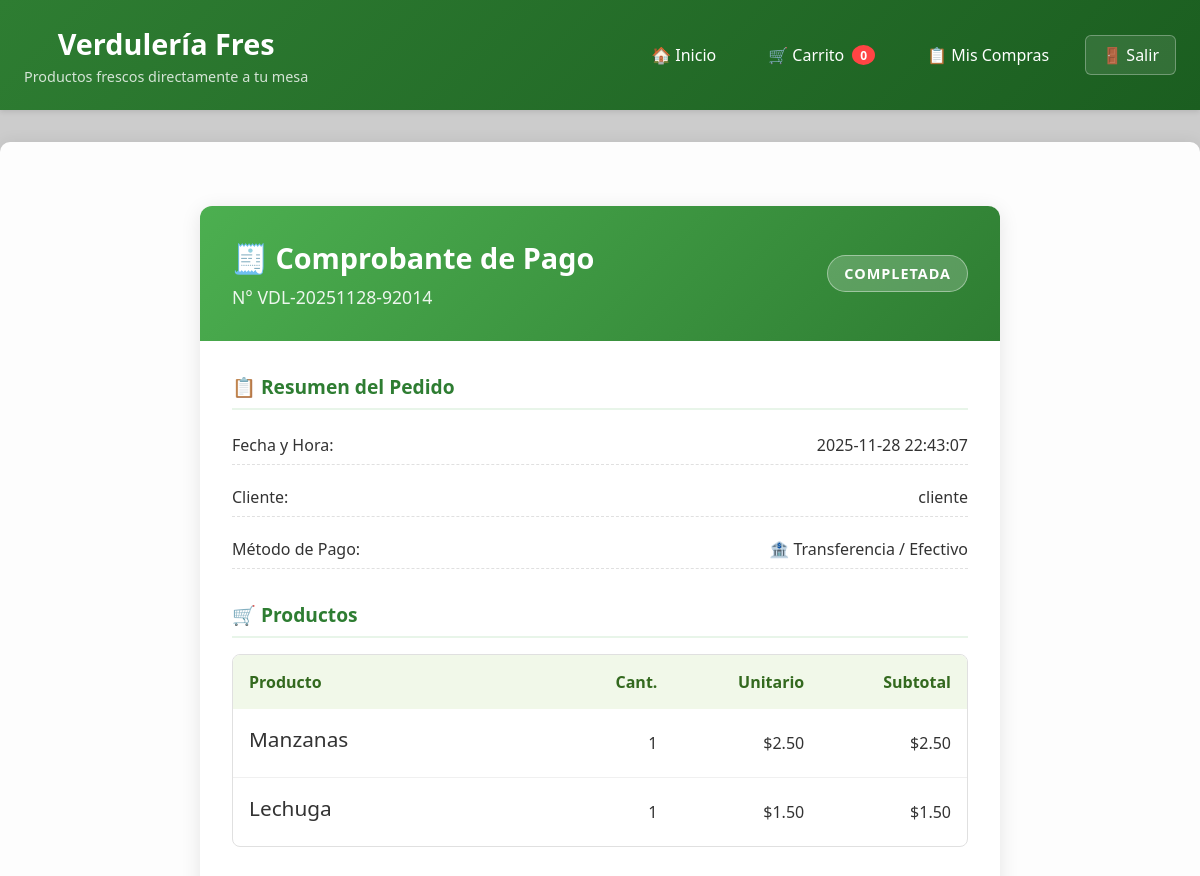
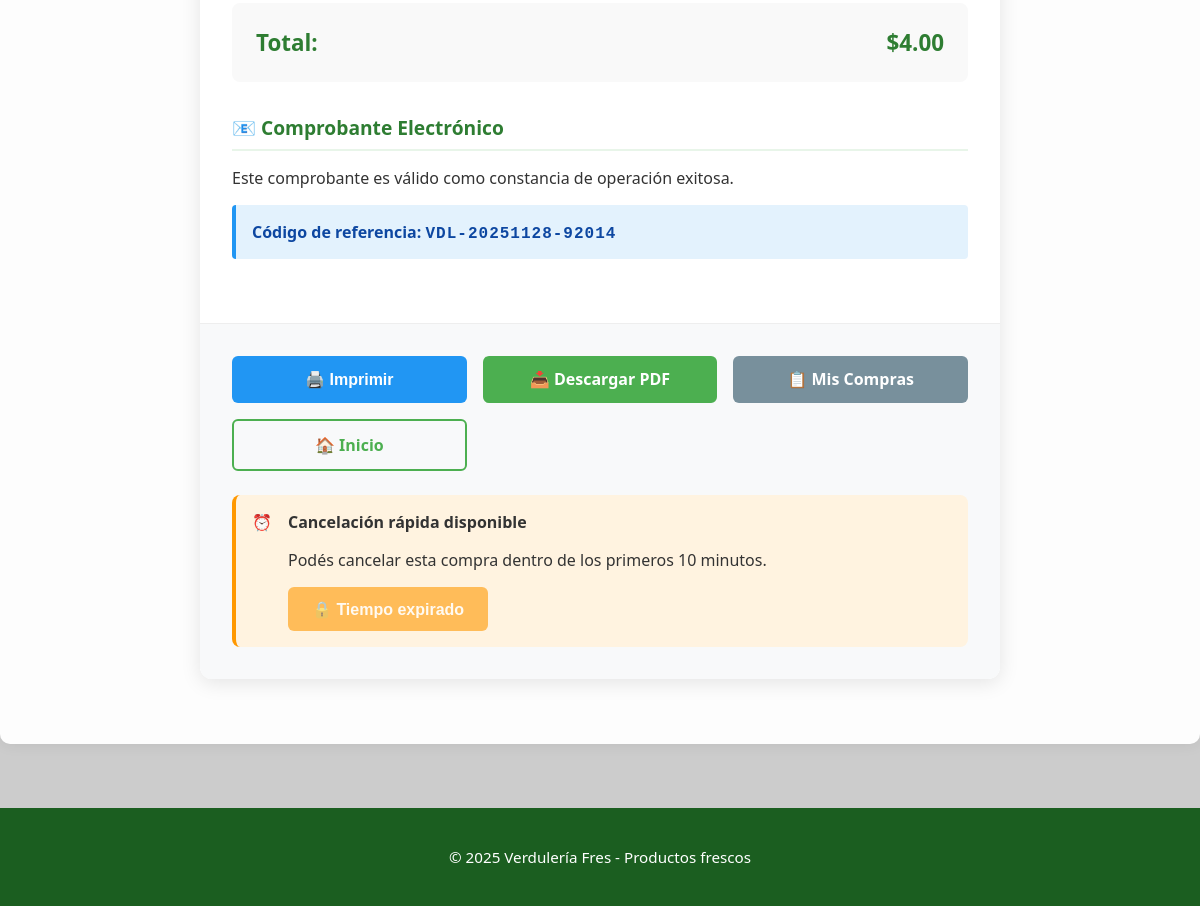
Page /comprobante/VDL-20251128-92014 (signed in) on the committed database (2 pictures, top to bottom).
### tables this page shows
CREATE TABLE ventas (
            id INTEGER PRIMARY KEY AUTOINCREMENT,
            usuario_id INTEGER,
            total REAL,
            fecha DATETIME,
            estado TEXT,
            numero_pedido TEXT,
            tipo_tarjeta TEXT,
            ultimos_4 TEXT
        );

CREATE TABLE usuarios (
            id INTEGER PRIMARY KEY AUTOINCREMENT,
            username TEXT UNIQUE NOT NULL,
            password TEXT NOT NULL,
            rol_id INTEGER NOT NULL,
            email TEXT,
            FOREIGN KEY (rol_id) REFERENCES roles (id)
        );

CREATE TABLE venta_items (
            id INTEGER PRIMARY KEY AUTOINCREMENT,
            venta_id INTEGER,
            producto_id INTEGER,
            cantidad INTEGER,
            precio_unitario REAL,
            FOREIGN KEY(venta_id) REFERENCES ventas(id)
        );

CREATE TABLE productos (
            id INTEGER PRIMARY KEY AUTOINCREMENT,
            nombre TEXT NOT NULL,
            descripcion TEXT,
            precio REAL NOT NULL,
            stock INTEGER NOT NULL DEFAULT 0,
            categoria TEXT,
            imagen_url TEXT,  -- <--- CAMPO NUEVO PARA FOTOS
            vendedor_id INTEGER,
            activo BOOLEAN DEFAULT 1,
            FOREIGN KEY (vendedor_id) REFERENCES usuarios (id)
        );

### app.py (the view)
@app.route("/comprobante/<numero_pedido>")
@login_required
@rol_requerido("cliente")
def comprobante_pago(numero_pedido):
    conn = get_db_connection()
    venta = conn.execute("SELECT * FROM ventas WHERE numero_pedido=? AND usuario_id=?", (numero_pedido, current_user.id)).fetchone()
    if not venta: return redirect(url_for("mis_compras"))
    items = conn.execute("SELECT p.nombre, vi.cantidad, vi.precio_unitario FROM venta_items vi JOIN productos p ON vi.producto_id=p.id WHERE vi.venta_id=?", (venta['id'],)).fetchall()
    conn.close()
    return render_template("comprobante_pago.html", venta=venta, items=items, fecha=datetime.now())

### app.py (called while the page is built)
@app.after_request
def set_security_headers(response):
    response.headers['X-Content-Type-Options'] = 'nosniff'
    response.headers['X-Frame-Options'] = 'SAMEORIGIN'
    return response

def get_db_connection():
    conn = sqlite3.connect(DB_PATH)
    conn.row_factory = sqlite3.Row
    return conn

@login_manager.user_loader
def load_user(user_id):
    conn = get_db_connection()
    u = conn.execute("SELECT u.*, r.nombre as rol_nombre FROM usuarios u JOIN roles r ON u.rol_id = r.id WHERE u.id=?", (user_id,)).fetchone()
    conn.close()
    if u: return Usuario(u["id"], u["username"], u["rol_nombre"])
    return None

def rol_requerido(roles_permitidos):
    if not isinstance(roles_permitidos, list): roles_permitidos = [roles_permitidos]
    def decorator(f):
        @wraps(f)
        def decorated_function(*args, **kwargs):
            if not current_user.is_authenticated: return login_manager.unauthorized()
            if current_user.rol not in roles_permitidos:
                flash("⛔ Acceso denegado: No tienes permisos.", "danger")
                return redirect(url_for("index"))
            return f(*args, **kwargs)
        return decorated_function
    return decorator

@app.context_processor
def inject_helpers():
    return dict(obtener_stock_actual=obtener_stock_actual, is_development=is_development)

### templates/comprobante_pago.html (shortened to what this page needs)
{% extends "base_pdf.html" if es_pdf else "base.html" %}
{% block content %}
<div class="comprobante-container">
    <div class="comprobante-header">
        <div class="comprobante-titulo">
            <h2>🧾 Comprobante de Pago</h2>
            <p class="numero-pedido">N° {{ venta.numero_pedido or "VDL-20250001" }}</p>
        </div>
        <div class="estado-pedido estado-{{ venta.estado }}">
            {{ venta.estado|upper }}
        </div>
    </div>
    <div class="comprobante-body">
        <div class="seccion-comprobante">
            <h4>📋 Resumen del Pedido</h4>
            <div class="detalle-pedido">
                <div class="fila-detalle">
                    <span>Fecha y Hora:</span>
                    <span>{{ venta.fecha | string | truncate(19, true, '') }}</span>
                </div>
                {% if current_user and current_user.is_authenticated %}
                <div class="fila-detalle">
                    <span>Cliente:</span>
                    <span>{{ current_user.username }}</span>
                </div>
                {% endif %}
                <div class="fila-detalle">
                    <span>Método de Pago:</span>
                    <span class="metodo-pago-con-icono">
                        {% if venta.tipo_tarjeta %}
                            {% if not es_pdf %}
                                <img src="{{ url_for('static', filename='icons/' ~ venta.tipo_tarjeta|lower ~ '.svg') }}"
                                     alt="{{ venta.tipo_tarjeta }}"
                                     class="icono-tarjeta"
                                     onerror="this.style.display='none';">
                            {% endif %}
                            <span>{{ venta.tipo_tarjeta|upper }} •••• {{ venta.ultimos_4 }}</span>
                        {% else %}
                            <span>🏦 Transferencia / Efectivo</span>
                        {% endif %}
                    </span>
                </div>
            </div>
        </div>
        <div class="seccion-comprobante">
            <h4>🛒 Productos</h4>
            <div class="tabla-productos">
                <div class="fila-header">
                    <span>Producto</span>
                    <span>Cant.</span>
                    <span>Unitario</span>
                    <span>Subtotal</span>
                </div>
                {% for item in items %}
                <div class="fila-producto">
                    <span class="producto-nombre">{{ item.nombre }}</span>
                    <span class="producto-cantidad">{{ item.cantidad }}</span>
                    <span class="producto-precio">${{ "%.2f"|format(item.precio_unitario) }}</span>
                    <span class="producto-subtotal">${{ "%.2f"|format(item.cantidad * item.precio_unitario) }}</span>
                </div>
                {% endfor %}
            </div>
        </div>
        <div class="seccion-comprobante totales">
            <div class="total-general">
                <span>Total:</span>
                <span class="monto-total">${{ "%.2f"|format(venta.total) }}</span>
            </div>
        </div>
        <div class="seccion-comprobante">
            <h4>📧 Comprobante Electrónico</h4>
            <div class="info-comprobante">
                <p>Este comprobante es válido como constancia de operación exitosa.</p>
                <div class="codigo-verificacion">
                    <strong>Código de referencia:</strong>
                    <span class="codigo">{{ venta.numero_pedido or "VDL-20250001" }}</span>
                </div>
            </div>
        </div>
    </div>
    {% if not es_pdf %}
    <div class="comprobante-footer">
        <div class="acciones-comprobante">
            <button onclick="window.print()" class="btn btn-primary">
                🖨️ Imprimir
            </button>
            <a href="{{ url_for('descargar_comprobante', numero_pedido=venta.numero_pedido) }}" class="btn btn-success" target="_blank">
                📥 Descargar PDF
            </a>
            <a href="{{ url_for('mis_compras') }}" class="btn btn-secondary">
                📋 Mis Compras
            </a>
            <a href="{{ url_for('index') }}" class="btn btn-outline">
                🏠 Inicio
            </a>
        </div>
        {% if venta.estado == 'completada' %}
        <div class="cancelacion-rapida">
            <div class="alerta-cancelacion">
                <div class="alerta-icono">⏰</div>
                <div class="alerta-contenido">
                    <strong>Cancelación rápida disponible</strong>
                    <p>Podés cancelar esta compra dentro de los primeros 10 minutos.</p>
                    <form method="POST" action="{{ url_for('cancelar_compra_rapida', numero_pedido=venta.numero_pedido) }}"
                          style="margin-top: 0.5rem;" id="form-cancelar">
                        <button type="submit" class="btn btn-warning btn-small"
                                id="btn-cancelar"
                                onclick="return confirm('¿Estás seguro de que querés cancelar esta compra?')">
                        </button>
                    </form>
                </div>
            </div>
        </div>
        {% endif %}
    </div>
    {% endif %}
</div>
{% endblock %}

### static/css/style.css (style rules this page uses)
* { box-sizing: border-box; }
html, body { height: 100%; }
body { font-family: "Segoe UI", Arial, sans-serif; background-color: #f8f9fa; margin: 0; padding: 0; color: #333; display: flex; flex-direction: column; background-image: url("https://placehold.co/1920x1080/e8f5e9/388e3c?text=Fondo+Verduler%C3%ADa"); background-size: cover; background-attachment: fixed; background-position: center; background-repeat: no-repeat; }
.btn { padding: 0.75rem 1.5rem; border: none; border-radius: 4px; cursor: pointer; font-size: 1rem; font-weight: 600; transition: all 0.3s; text-decoration: none; display: inline-block; text-align: center; }
.btn-success { background-color: #4caf50; color: white; }
.btn-primary { background-color: #1976d2; color: white; }
.btn-small { padding: 0.5rem 1rem; font-size: 0.85rem; }
.btn:disabled { opacity: 0.6; cursor: not-allowed; transform: none !important; box-shadow: none !important; }
.producto-nombre { font-size: 1.3rem; margin-bottom: 0.5rem; color: #333; }

### templates/comprobante_pago.html (style rules this page uses)
.comprobante-container { max-width: 800px; margin: 2rem auto; background: white; border-radius: 12px; box-shadow: 0 4px 20px rgba(0, 0, 0, 0.1); overflow: hidden; font-family: 'Segoe UI', Tahoma, Geneva, Verdana, sans-serif; }
.comprobante-header { display: flex; justify-content: space-between; align-items: center; padding: 2rem; background: linear-gradient(135deg, #4caf50, #2e7d32); color: white; }
.comprobante-titulo h2 { margin: 0 0 0.5rem 0; font-size: 1.8rem; }
.numero-pedido { margin: 0; opacity: 0.9; font-size: 1.1rem; font-weight: 500; }
.estado-pedido { padding: 0.5rem 1rem; border-radius: 20px; font-weight: 700; font-size: 0.9rem; text-transform: uppercase; letter-spacing: 1px; }
.estado-completada { background: rgba(255, 255, 255, 0.2); border: 1px solid rgba(255, 255, 255, 0.4); }
.comprobante-body { padding: 2rem; }
.seccion-comprobante { margin-bottom: 2rem; }
.seccion-comprobante h4 { margin: 0 0 1rem 0; color: #2e7d32; font-size: 1.2rem; border-bottom: 2px solid #e8f5e9; padding-bottom: 0.5rem; }
.detalle-pedido { display: flex; flex-direction: column; gap: 0.8rem; }
.fila-detalle { display: flex; justify-content: space-between; padding: 0.5rem 0; border-bottom: 1px dashed #e0e0e0; }
.metodo-pago-con-icono { display: flex; align-items: center; gap: 10px; font-weight: 500; }
.tabla-productos { display: flex; flex-direction: column; border: 1px solid #e0e0e0; border-radius: 8px; overflow: hidden; }
.fila-header { display: grid; grid-template-columns: 2fr 1fr 1fr 1fr; gap: 1rem; padding: 1rem; background: #f1f8e9; font-weight: 700; color: #33691e; text-align: right; }
.fila-header span:first-child { text-align: left; }
.fila-producto { display: grid; grid-template-columns: 2fr 1fr 1fr 1fr; gap: 1rem; padding: 1rem; border-bottom: 1px solid #f0f0f0; align-items: center; text-align: right; }
.fila-producto span:first-child { text-align: left; font-weight: 500; }
.fila-producto:last-child { border-bottom: none; }
.totales { background: #f9f9f9; padding: 1.5rem; border-radius: 8px; margin-top: 1rem; }
.total-general { display: flex; justify-content: space-between; align-items: center; font-size: 1.4rem; font-weight: 800; color: #2e7d32; }
.codigo-verificacion { margin-top: 1rem; padding: 1rem; background: #e3f2fd; border-radius: 4px; border-left: 4px solid #2196f3; color: #0d47a1; }
.codigo { font-family: 'Courier New', monospace; font-weight: 700; letter-spacing: 1px; }
.comprobante-footer { padding: 2rem; background: #f8f9fa; border-top: 1px solid #eee; }
.acciones-comprobante { display: grid; grid-template-columns: repeat(auto-fit, minmax(200px, 1fr)); gap: 1rem; margin-bottom: 1.5rem; }
.btn { display: inline-flex; align-items: center; justify-content: center; padding: 0.8rem 1.5rem; border-radius: 6px; font-weight: 600; text-decoration: none; transition: all 0.3s ease; cursor: pointer; border: none; font-size: 1rem; gap: 8px; }
.btn-primary { background: #2196f3; color: white; }
.btn-success { background: #4caf50; color: white; }
.btn-secondary { background: #78909c; color: white; }
.btn-outline { border: 2px solid #4caf50; color: #4caf50; background: transparent; }
.btn-warning { background: #ff9800; color: white; }
.alerta-cancelacion { display: flex; align-items: flex-start; gap: 1rem; padding: 1rem; background: #fff3e0; border-radius: 8px; border-left: 4px solid #ff9800; }

### rows in the picture
ventas: numero_pedido "VDL-20251128-92014", estado "COMPLETADA", fecha "2025-11-28 22:43:07", total "4.00"
usuarios: username "cliente"
venta_items: nombre "Manzanas", cantidad "1", precio_unitario "2.50", item.cantidad*item.precio_unitario "2.50"
venta_items: nombre "Lechuga", cantidad "1", precio_unitario "1.50", item.cantidad*item.precio_unitario "1.50"
